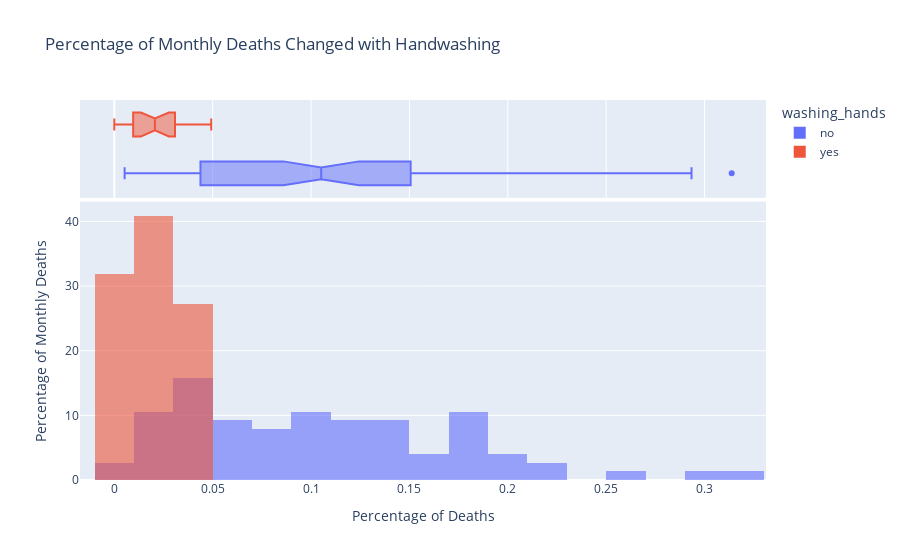

Here is the notebook cell this chart was saved with:
### Markdown cell above
### Use Histograms to Visualise the Monthly Distribution of Outcomes

**Challenge**: Create a [plotly histogram](https://plotly.com/python/histograms/) to show the monthly percentage of deaths. 

* Use docs to check out the available parameters. Use the [`color` parameter](https://plotly.github.io/plotly.py-docs/generated/plotly.express.histogram.html) to display two overlapping histograms.
* The time period of handwashing is shorter than not handwashing. Change `histnorm` to `percent` to make the time periods comparable. 
* Make the histograms slighlty transparent
* Experiment with the number of bins on the histogram. Which number work well in communicating the range of outcomes?
* Just for fun, display your box plot on the top of the histogram using the `marginal` parameter.

### Code cell
hist = px.histogram(df_monthly, x='pct_deaths', color='washing_hands', title='Percentage of Monthly Deaths Changed with Handwashing', nbins=30, opacity=0.6, barmode='overlay', histnorm='percent', marginal='box')
hist.update_layout(xaxis_title='Percentage of Deaths', yaxis_title='Percentage of Monthly Deaths')
hist.show()

### Figure 1 — Plotly figure (JSON) as saved in the notebook; plotly's stock layout.template omitted (floating-point values rounded to 4 significant figures)
{"data": [{"alignmentgroup": "True", "bingroup": "x", "histnorm": "percent", "hovertemplate": "washing_hands=no<br>pct_deaths=%{x}<br>percent=%{y}<extra></extra>", "legendgroup": "no", "marker": {"color": "#636efa", "opacity": 0.6, "pattern": {"shape": ""}}, "name": "no", "nbinsx": 30, "offsetgroup": "no", "orientation": "v", "showlegend": true, "type": "histogram", "x": [0.1457, 0.07531, 0.04332, 0.01569, 0.007843, 0.05, 0.08421, 0.01351, 0.01878, 0.1102, 0.2255, 0.2085, 0.1222, 0.1023, 0.1074, 0.03226, 0.06593, 0.2078, 0.2546, 0.1839, 0.2934, 0.2297, 0.3138, 0.1912, 0.1597, 0.1241, 0.1193, 0.06098, 0.04082, 0.005236, 0.01554, 0.02262, 0.176, 0.07143, 0.08051, 0.1516, 0.1128, 0.1703, 0.1731, 0.05833, 0.02679, 0.04369, 0.0632, 0.01224, 0.03226, 0.1102, 0.1055, 0.07591, 0.04745, 0.04452, 0.04231, 0.04392, 0.07143, 0.06122, 0.03586, 0.1055, 0.1484, 0.1094, 0.1049, 0.1339, 0.1809, 0.1543, 0.1897, 0.1344, 0.1015, 0.131, 0.1806, 0.1439, 0.1496, 0.1077, 0.05369, 0.03215, 0.01923, 0.03607, 0.1827, 0.1224], "xaxis": "x", "yaxis": "y"}, {"alignmentgroup": "True", "hovertemplate": "washing_hands=no<br>pct_deaths=%{x}<extra></extra>", "legendgroup": "no", "marker": {"color": "#636efa"}, "name": "no", "notched": true, "offsetgroup": "no", "showlegend": false, "type": "box", "x": [0.1457, 0.07531, 0.04332, 0.01569, 0.007843, 0.05, 0.08421, 0.01351, 0.01878, 0.1102, 0.2255, 0.2085, 0.1222, 0.1023, 0.1074, 0.03226, 0.06593, 0.2078, 0.2546, 0.1839, 0.2934, 0.2297, 0.3138, 0.1912, 0.1597, 0.1241, 0.1193, 0.06098, 0.04082, 0.005236, 0.01554, 0.02262, 0.176, 0.07143, 0.08051, 0.1516, 0.1128, 0.1703, 0.1731, 0.05833, 0.02679, 0.04369, 0.0632, 0.01224, 0.03226, 0.1102, 0.1055, 0.07591, 0.04745, 0.04452, 0.04231, 0.04392, 0.07143, 0.06122, 0.03586, 0.1055, 0.1484, 0.1094, 0.1049, 0.1339, 0.1809, 0.1543, 0.1897, 0.1344, 0.1015, 0.131, 0.1806, 0.1439, 0.1496, 0.1077, 0.05369, 0.03215, 0.01923, 0.03607, 0.1827, 0.1224], "xaxis": "x2", "yaxis": "y2"}, {"alignmentgroup": "True", "bingroup": "x", "histnorm": "percent", "hovertemplate": "washing_hands=yes<br>pct_deaths=%{x}<br>percent=%{y}<extra></extra>", "legendgroup": "yes", "marker": {"color": "#EF553B", "opacity": 0.6, "pattern": {"shape": ""}}, "name": "yes", "nbinsx": 30, "offsetgroup": "yes", "orientation": "v", "showlegend": true, "type": "histogram", "x": [0.02239, 0.012, 0.01894, 0.0458, 0.03957, 0.04472, 0.0293, 0.03534, 0.006873, 0, 0.006557, 0.009585, 0.01136, 0.003717, 0, 0.009615, 0.02341, 0.02903, 0.0134, 0.02233, 0.03085, 0.04926], "xaxis": "x", "yaxis": "y"}, {"alignmentgroup": "True", "hovertemplate": "washing_hands=yes<br>pct_deaths=%{x}<extra></extra>", "legendgroup": "yes", "marker": {"color": "#EF553B"}, "name": "yes", "notched": true, "offsetgroup": "yes", "showlegend": false, "type": "box", "x": [0.02239, 0.012, 0.01894, 0.0458, 0.03957, 0.04472, 0.0293, 0.03534, 0.006873, 0, 0.006557, 0.009585, 0.01136, 0.003717, 0, 0.009615, 0.02341, 0.02903, 0.0134, 0.02233, 0.03085, 0.04926], "xaxis": "x2", "yaxis": "y2"}], "layout": {"barmode": "overlay", "legend": {"title": {"text": "washing_hands"}, "tracegroupgap": 0}, "title": {"text": "Percentage of Monthly Deaths Changed with Handwashing"}, "xaxis": {"anchor": "y", "domain": [0, 1], "title": {"text": "Percentage of Deaths"}}, "xaxis2": {"anchor": "y2", "domain": [0, 1], "matches": "x", "showgrid": true, "showticklabels": false}, "yaxis": {"anchor": "x", "domain": [0, 0.7326], "title": {"text": "Percentage of Monthly Deaths"}}, "yaxis2": {"anchor": "x2", "domain": [0.7426, 1], "matches": "y2", "showgrid": false, "showline": false, "showticklabels": false, "ticks": ""}}}
